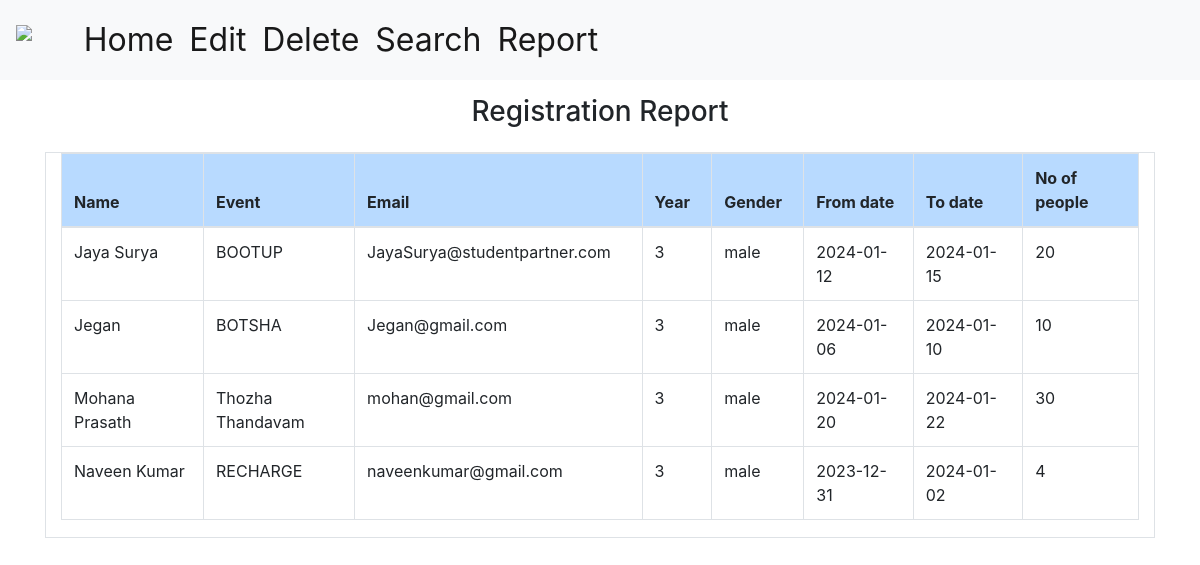
The app's page /report.php with its own data.
### tables this page shows
CREATE TABLE `symbols` (
  `id` int(20) NOT NULL,
  `name` varchar(50) NOT NULL,
  `email` varchar(60) NOT NULL,
  `title` varchar(60) NOT NULL,
  `year` int(12) NOT NULL,
  `gender` varchar(10) NOT NULL,
  `fromdate` date NOT NULL,
  `todate` date NOT NULL,
  `people` int(20) NOT NULL,
  `image` varchar(20) NOT NULL
);

### createpdf.php (the view, shortened to what this page needs)
<?php
function fetch_data()
{
    $output = '';
    $conn = mysqli_connect("localhost", "root", "", "project");
    $sql = "SELECT * FROM symbols ORDER BY email";
    $result = mysqli_query($conn, $sql);
    while ($row = mysqli_fetch_assoc($result)) {
        $output .= '<tr>
                        <td>' . $row["name"] . '</td>
                        <td>' . $row["title"] . '</td>
                        <td>' . $row["email"] . '</td>
                        <td>' . $row["year"] . '</td>
                        <td>' . $row["gender"] . '</td>
                        <td>' . $row["fromdate"] . '</td>
                        <td>' . $row["todate"] . '</td>
                        <td>' . $row["people"] . '</td>
                    </tr>';
    }
    return $output;
}
?>

### records on screen
symbols: name "Jaya Surya", title "BOOTUP", email "JayaSurya@studentpartner.com", year "3", gender "male", fromdate "2024-01-12", todate "2024-01-15", people "20"
symbols: name "Jegan", title "BOTSHA", email "Jegan@gmail.com", year "3", gender "male", fromdate "2024-01-06", todate "2024-01-10", people "10"
symbols: name "Mohana Prasath", title "Thozha Thandavam", email "mohan@gmail.com", year "3", gender "male", fromdate "2024-01-20", todate "2024-01-22", people "30"
symbols: name "Naveen Kumar", title "RECHARGE", email "naveenkumar@gmail.com", year "3", gender "male", fromdate "2023-12-31", todate "2024-01-02", people "4"
